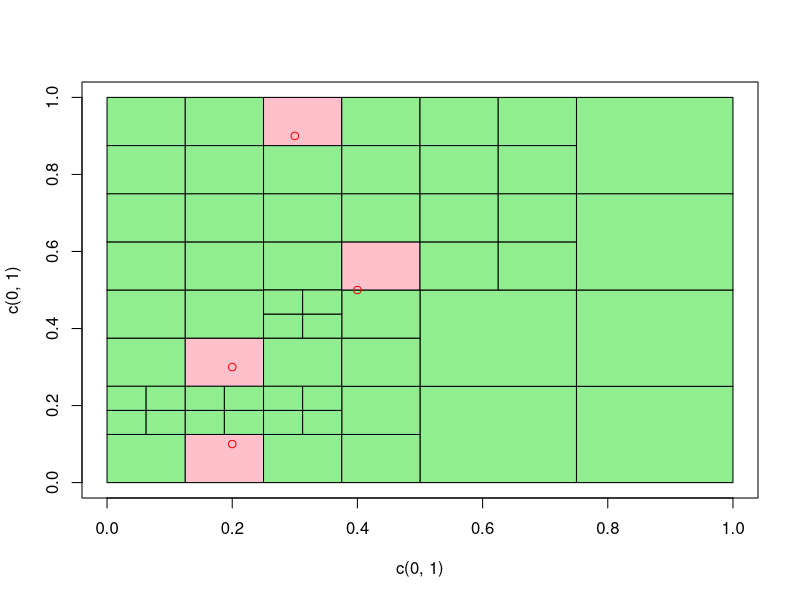

Here is the R script that generated this plot:
whitneySquare <- setClass("whitneySquare",
    slots = c(
        x = "numeric",
        y = "numeric",
        w = "numeric"
    )
)

setValidity("whitneySquare", function(object) {
    if (length(object@x) != length(object@y)) {
        return("Numbers of x and y data are mismatched")
    } else if (length(object@x) != length(object@w)) {
        return("Numbers of x and w data are mismatched")
    }
    return(TRUE)
})

setMethod("initialize", "whitneySquare",
    function(.Object, x = numeric(0), y = numeric(0), w = numeric(0)) {
        .Object@x <- x
        .Object@y <- y
        .Object@w <- w

        validObject(.Object)
        return(.Object)
    }
)

setMethod("length", "whitneySquare", function(x) length(x@x))

setMethod("append", signature(x = "whitneySquare", values = "whitneySquare"), function(x, values, after = length(x)) {
    return(whitneySquare(append(x@x, values@x, after), append(x@y, values@y, after), append(x@w, values@w, after)))
})

setMethod("[", "whitneySquare", function(x,i,...) whitneySquare(x@x[i], x@y[i], x@w[i]))
setMethod("[<-", "whitneySquare", function(x,i,...,value) {
    x@x[i] <- value@x
    x@y[i] <- value@y
    x@w[i] <- value@w
    return(x)
})

setMethod(">", signature(e1 = "whitneySquare", e2 = "whitneySquare"), function(e1, e2) {
    result <- rep(FALSE, max(length(e1), length(e2)))

    result[e1@y > e2@y] <- TRUE
    result[e1@y < e2@y] <- FALSE

    I <- e1@y == e2@y
    result[I] <- (e1@x > e2@x)[I]

    return(result)
})

setMethod("<", signature(e1 = "whitneySquare", e2 = "whitneySquare"), function(e1, e2) {
    result <- rep(FALSE, max(length(e1), length(e2)))

    result[e1@y < e2@y] <- TRUE
    result[e1@y > e2@y] <- FALSE

    I <- e1@y == e2@y
    result[I] <- (e1@x < e2@x)[I]

    return(result)
})

bisect.whitney <- function(square) {
    square@w <- c(c(0.5,0.5,0.5,0.5) %*% t(square@w))

    square@x <- c(c(1,1,1,1) %*% t(square@x)) + square@w * c(0,1,0,1)
    square@y <- c(c(1,1,1,1) %*% t(square@y)) + square@w * c(0,0,1,1)

    return(square)
}

whitneyDecomposition <- setClass("whitneyDecomposition",
    slots = c(
        squares = "whitneySquare",
        order = "numeric",
        root = "numeric",
        nodes = "matrix",
        children = "matrix"
    )
)
# setValidity("whitneyDecomposition", function(object) {
#     rownames(object@nodes) <- NULL
#     rownames(object@children) <- NULL

#     if (any(object@nodes[,1]==0)) {
#         print("Found error 1")
#         print(object)
#         return("Error 1")
#     }
#     print("Validity passed")
#     print(object)
#     return(TRUE)
# })

setMethod("initialize", "whitneyDecomposition",
    function(.Object) {
        .Object@squares <- whitneySquare()
        .Object@order <- 5
        .Object@root <- NA_integer_
        .Object@nodes <- matrix(nrow = 0, ncol = .Object@order-1)
        .Object@children <- matrix(nrow = 0, ncol = .Object@order)

        # validObject(.Object)
        return(.Object)
    }
)

insert.whitney <- function(decomposition, squares) {
    lastIndex <- length(decomposition@squares)
    decomposition@squares <- append(decomposition@squares, squares)

    order <- decomposition@order

    for (squareIndex in seq_along(squares)) {
        n <- decomposition@root
        key <- lastIndex + squareIndex

        if (is.na(n)) {
            decomposition@nodes <- rbind(decomposition@nodes, c(key, rep(NA_integer_, order - 2)))
            decomposition@children <- rbind(decomposition@children, rep(NA_integer_, order))
            decomposition@root <- nrow(decomposition@nodes)
            next
        }

        nodePath <- c()
        insertPath <- c()

        lastNotFull <- 0

        while (TRUE) {
            s <- decomposition@nodes[n,]
            i <- sum(decomposition@squares[s[!is.na(s)]] < squares[squareIndex], na.rm=TRUE)
            notFull <- any(is.na(s))

            nodePath <- c(nodePath, n)
            insertPath <- c(insertPath, i)
            
            if (notFull) lastNotFull <- length(nodePath)
            
            if (is.na(decomposition@children[n,1])) {
                if (notFull) {
                    decomposition@nodes[n,] <- append(s[1:(order-2)], key, i)
                    lastNotFull <- NULL
                }
                break
            } else {
                n <- decomposition@children[n,i+1]
            }
        }

        if (!is.null(lastNotFull)) {
            medium <- ceiling(order/2)
            hold <- key
            holdChild <- NA_integer_

            for (level in length(nodePath):lastNotFull) {
                n <- nodePath[level]
                i <- insertPath[level]

                if (level != lastNotFull) {
                    extendedNode <- append(decomposition@nodes[n,], hold, i)
                    extendedChildren <- append(decomposition@children[n,], holdChild, i+1)

                    decomposition@nodes[n,] <- c(extendedNode[1:(medium-1)], rep(NA_integer_, order-medium))
                    decomposition@children[n,] <- c(extendedChildren[1:medium], rep(NA_integer_, order-medium))

                    newNode <- extendedNode[(medium+1):order]
                    newNode <- c(newNode, rep(NA_integer_, medium - 1))
                    newChildren <- extendedChildren[(medium+1):(order+1)]
                    newChildren <- c(newChildren, rep(NA_integer_, medium - 1))

                    decomposition@nodes <- rbind(decomposition@nodes, newNode)
                    decomposition@children <- rbind(decomposition@children, newChildren)

                    hold <- extendedNode[medium]
                    holdChild <- nrow(decomposition@nodes)
                } else if (level == 0) {
                    newNode <- c(hold, rep(NA_integer_, order - 2))
                    newChildren <- c(decomposition@root, holdChild, rep(NA_integer_, order - 2))

                    decomposition@nodes <- rbind(decomposition@nodes, newNode)
                    decomposition@children <- rbind(decomposition@children, newChildren)

                    decomposition@root <- nrow(decomposition@nodes)
                } else {
                    decomposition@nodes[n,] <- append(decomposition@nodes[n,-(order-1)], hold, i)
                    decomposition@children[n,] <- append(decomposition@children[n,-order], holdChild, i+1)
                }
            }
        }
    }

    rownames(decomposition@nodes) <- NULL
    rownames(decomposition@children) <- NULL

    return(decomposition)
}

partition.whitney <- function(x, y) {
    squares <- whitneySquare()
    queue <- whitneySquare(0,0,1)

    while (length(queue) > 0) {
        ok <- rowSums(outer(queue@x - queue@w, x, `<=`) & outer(queue@x + 2 * queue@w, x, `>`) & outer(queue@y - queue@w, y, `<=`) & outer(queue@y + 2 * queue@w, y, `>`)) <= 1

        squares <- append(squares, queue[ok])
        queue <- bisect.whitney(queue[!ok])
    }

    return(insert.whitney(whitneyDecomposition(), squares))
}

rect.whitney <- function(decomposition, x, y) {
    for (i in seq_along(decomposition@squares)) {
        square <- decomposition@squares[i]

        hasPoint <- any((square@x <= x & x < square@x + square@w) & (square@y <= y & y < square@y + square@w))
        col <- ifelse(hasPoint, "pink", "lightgreen")

        rect(square@x, square@y, square@x + square@w, square@y + square@w, col = col)
    }

    points(x, y, col = "red")
}

search.whitney <- function(decomposition, x, y) {
    result <- whitneySquare()

    for (i in seq_along(x)) {
        n <- decomposition@root
        searching <- TRUE
        while (searching) {
            if (is.na(n)) {
                result <- append(result, whitneySquare(NA_integer_, NA_integer_, NA_integer_))
            }

            nodes <- decomposition@nodes[n, ]
            count <- sum(!is.na(nodes))
            notFound <- TRUE

            for (j in seq_len(count)) {
                square <- decomposition@squares[nodes[j]]
                if (y[i] < square@y) {
                    n <- decomposition@children[n, j]
                    notFound <- FALSE
                    break
                } else if (y[i] < square@y + square@w) {
                    if (x[i] < square@x) {
                        n <- decomposition@children[n, j]
                        notFound <- FALSE
                        break
                    } else if (x[i] < square@x + square@w) {
                        result <- append(result, square)
                        notFound <- FALSE
                        searching <- FALSE
                        break
                    }
                }
            }

            if (notFound) {
                n <- decomposition@children[n, count+1]
            }
        }
    }

    return(result)
}

x <- c(0.2,0.2,0.4,0.3)
y <- c(0.3,0.1,0.5,0.9)

W <- partition.whitney(x, y)

plot(c(0,1), c(0,1), type = "n")
rect.whitney(W, x, y)
